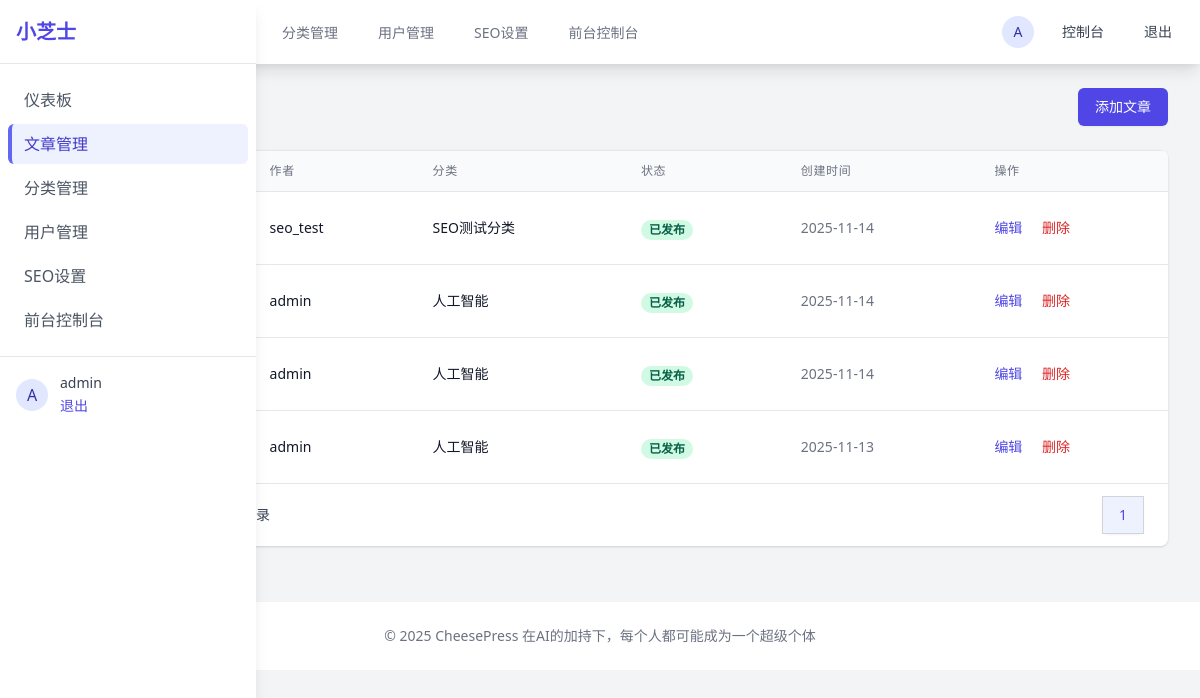
The page /admin/posts (signed in) on the database as committed earlier.
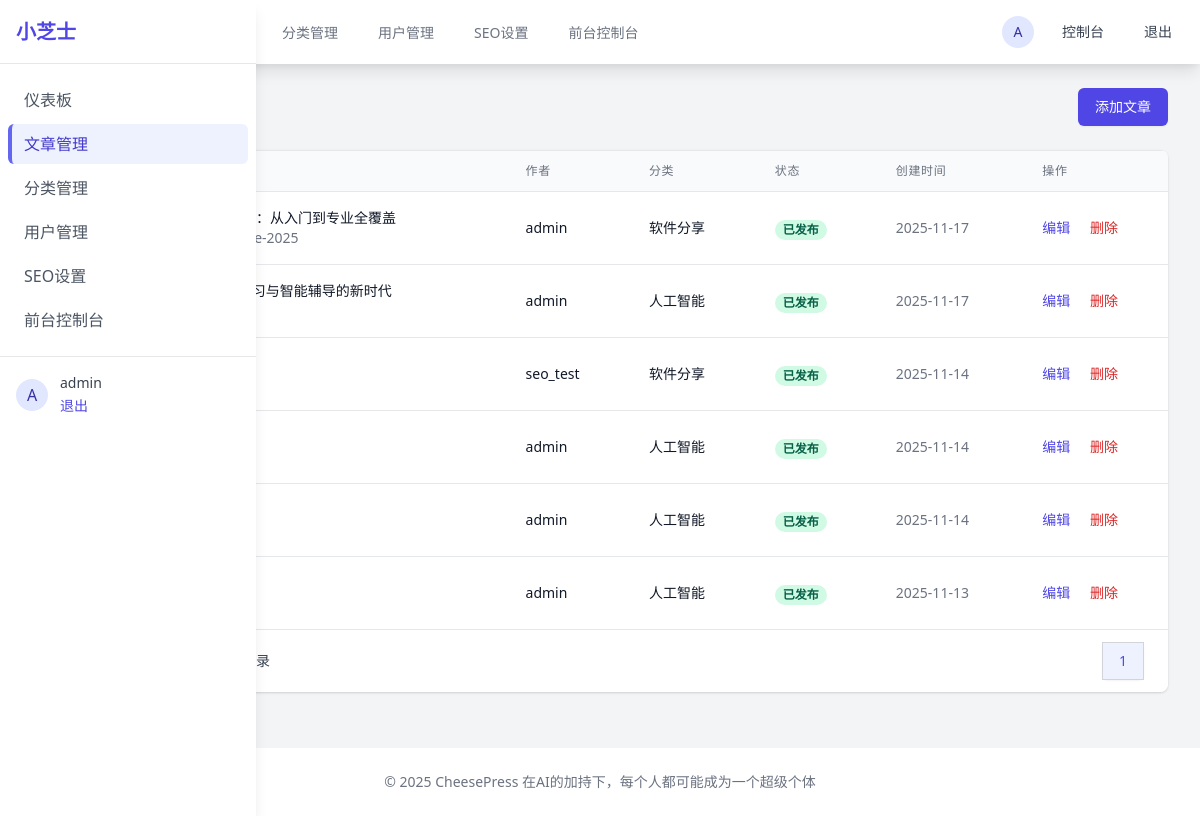
The same page on the database as committed later.
### app/models/__init__.py (models this page shows, shortened)
class Post(db.Model):
    __tablename__ = 'posts'
    id = db.Column(db.Integer, primary_key=True)
    title = db.Column(db.String(200), nullable=False)
    slug = db.Column(db.String(200), unique=True, nullable=False)
    content = db.Column(db.Text, nullable=False)
    excerpt = db.Column(db.Text, nullable=True)
    featured_image = db.Column(db.String(255), nullable=True)
    status = db.Column(db.String(20), default='draft')  # draft, published, archived
    view_count = db.Column(db.Integer, default=0)
    user_id = db.Column(db.Integer, db.ForeignKey('users.id'), nullable=False)
    category_id = db.Column(db.Integer, db.ForeignKey('categories.id'), nullable=True)
    published_at = db.Column(db.DateTime, nullable=True)
    created_at = db.Column(db.DateTime, default=datetime.utcnow)
    updated_at = db.Column(db.DateTime, default=datetime.utcnow, onupdate=datetime.utcnow)
    seo_title = db.Column(db.String(200), nullable=True)
    seo_description = db.Column(db.Text, nullable=True)
    seo_keywords = db.Column(db.Text, nullable=True)
    seo_og_image = db.Column(db.String(255), nullable=True)
    comments = db.relationship('Comment', backref='post', lazy=True)

class User(UserMixin, db.Model):
    __tablename__ = 'users'
    id = db.Column(db.Integer, primary_key=True)
    username = db.Column(db.String(80), unique=True, nullable=False)
    email = db.Column(db.String(120), unique=True, nullable=False)
    password_hash = db.Column(db.String(255), nullable=False)
    first_name = db.Column(db.String(50), nullable=True)
    last_name = db.Column(db.String(50), nullable=True)
    bio = db.Column(db.Text, nullable=True)
    avatar = db.Column(db.String(255), nullable=True)
    role = db.Column(db.String(20), default='user')  # user, editor, admin
    is_active = db.Column(db.Boolean, default=True)
    created_at = db.Column(db.DateTime, default=datetime.utcnow)
    updated_at = db.Column(db.DateTime, default=datetime.utcnow, onupdate=datetime.utcnow)
    posts = db.relationship('Post', backref='author', lazy=True, foreign_keys='Post.user_id')
    comments = db.relationship('Comment', backref='author', lazy=True, foreign_keys='Comment.user_id')

class Category(db.Model):
    __tablename__ = 'categories'
    id = db.Column(db.Integer, primary_key=True)
    name = db.Column(db.String(100), unique=True, nullable=False)
    slug = db.Column(db.String(100), unique=True, nullable=False)
    description = db.Column(db.Text, nullable=True)
    parent_id = db.Column(db.Integer, db.ForeignKey('categories.id'), nullable=True)
    created_at = db.Column(db.DateTime, default=datetime.utcnow)
    seo_title = db.Column(db.String(200), nullable=True)
    seo_description = db.Column(db.Text, nullable=True)
    seo_keywords = db.Column(db.Text, nullable=True)
    parent = db.relationship('Category', remote_side=[id], backref='subcategories')
    posts = db.relationship('Post', backref='category', lazy=True)

### app/admin/__init__.py (the view)
@bp.route('/posts')
def posts():
    page = request.args.get('page', 1, type=int)
    posts = Post.query.order_by(Post.created_at.desc()).paginate(
        page=page, per_page=10, error_out=False)
    return render_template('admin/posts/index.html', posts=posts)

### app/admin/__init__.py (called while the page is built)
@bp.before_request
@login_required
def check_admin():
    if current_user.role not in ['admin', 'editor']:
        flash('您没有权限访问管理后台', 'error')
        return redirect(url_for('main.index'))

### app/utils/seo.py (called while the page is built)
def get_seo_settings():
    return SeoSetting.query.first()

def register_seo_functions(app):
    @app.context_processor
    def inject_seo_functions():
        return dict(
            get_post_seo_data=get_post_seo_data,
            get_category_seo_data=get_category_seo_data,
            generate_meta_tags=generate_meta_tags
        )

### app/templates/admin/posts/index.html (shortened to what the changed rows need)
{% extends "admin/base.html" %}
{% block content %}
<div class="max-w-7xl mx-auto">
    <div class="md:flex md:items-center md:justify-between mb-6">
        <div class="flex-1 min-w-0">
            <h2 class="text-2xl font-bold leading-7 text-gray-900 sm:text-3xl sm:truncate">
            </h2>
        </div>
    </div>
    <div class="bg-white shadow overflow-hidden sm:rounded-lg">
        <div class="border-t border-gray-200">
            <div class="overflow-x-auto">
                <table class="min-w-full divide-y divide-gray-200">
                    <thead class="bg-gray-50">
                        <tr>
                            <th scope="col" class="px-6 py-3 text-left text-xs font-medium text-gray-500 uppercase tracking-wider">
                            </th>
                            <th scope="col" class="px-6 py-3 text-left text-xs font-medium text-gray-500 uppercase tracking-wider">
                                作者
                            </th>
                            <th scope="col" class="px-6 py-3 text-left text-xs font-medium text-gray-500 uppercase tracking-wider">
                                分类
                            </th>
                            <th scope="col" class="px-6 py-3 text-left text-xs font-medium text-gray-500 uppercase tracking-wider">
                                状态
                            </th>
                            <th scope="col" class="px-6 py-3 text-left text-xs font-medium text-gray-500 uppercase tracking-wider">
                                创建时间
                            </th>
                            <th scope="col" class="px-6 py-3 text-left text-xs font-medium text-gray-500 uppercase tracking-wider">
                                操作
                            </th>
                        </tr>
                    </thead>
                    <tbody class="bg-white divide-y divide-gray-200">
                        {% for post in posts.items %}
                        <tr>
                            <td class="px-6 py-4 whitespace-nowrap">
                                <div class="text-sm font-medium text-gray-900">
                                </div>
                                <div class="text-sm text-gray-500">
                                </div>
                            </td>
                            <td class="px-6 py-4 whitespace-nowrap">
                                <div class="text-sm text-gray-900">{{ post.author.username }}</div>
                            </td>
                            <td class="px-6 py-4 whitespace-nowrap">
                                <div class="text-sm text-gray-900">
                                    {{ post.category.name if post.category else '未分类' }}
                                </div>
                            </td>
                            <td class="px-6 py-4 whitespace-nowrap">
                                {% if post.status == 'published' %}
                                <span class="px-2 inline-flex text-xs leading-5 font-semibold rounded-full bg-green-100 text-green-800">
                                    已发布
                                </span>
                                {% elif post.status == 'draft' %}
                                <span class="px-2 inline-flex text-xs leading-5 font-semibold rounded-full bg-yellow-100 text-yellow-800">
                                    草稿
                                </span>
                                {% else %}
                                <span class="px-2 inline-flex text-xs leading-5 font-semibold rounded-full bg-gray-100 text-gray-800">
                                    已归档
                                </span>
                                {% endif %}
                            </td>
                            <td class="px-6 py-4 whitespace-nowrap text-sm text-gray-500">
                                {{ post.created_at.strftime('%Y-%m-%d') }}
                            </td>
                            <td class="px-6 py-4 whitespace-nowrap text-sm font-medium">
                                <a href="{{ url_for('admin.edit_post', id=post.id) }}" class="text-indigo-600 hover:text-indigo-900">
                                    编辑
                                </a>
                                <a href="#" onclick="if(confirm('确定要删除文章 {{ post.title }} 吗？')) { document.getElementById('delete-form-{{ post.id }}').submit(); }" class="ml-4 text-red-600 hover:text-red-900">
                                    删除
                                </a>
                            </td>
                        </tr>
                        {% endfor %}
                    </tbody>
                </table>
            </div>
            <div class="bg-white px-4 py-3 flex items-center justify-between border-t border-gray-200 sm:px-6">
                <div class="hidden sm:flex-1 sm:flex sm:items-center sm:justify-between">
                    <div>
                        <nav class="relative z-0 inline-flex rounded-md shadow-sm -space-x-px" aria-label="Pagination">
                            {% for page_num in posts.iter_pages() %}
                                {% if page_num %}
                                    {% if page_num != posts.page %}
                                    <a href="{{ url_for('admin.posts', page=page_num) }}" class="relative inline-flex items-center px-4 py-2 border border-gray-300 bg-white text-sm font-medium text-gray-700 hover:bg-gray-50">
                                        {{ page_num }}
                                    </a>
                                    {% else %}
                                    <span class="relative inline-flex items-center px-4 py-2 border border-gray-300 bg-indigo-50 text-sm font-medium text-indigo-600">
                                        {{ page_num }}
                                    </span>
                                    {% endif %}
                                {% else %}
                                <span class="relative inline-flex items-center px-4 py-2 border border-gray-300 bg-white text-sm font-medium text-gray-700">
                                    …
                                </span>
                                {% endif %}
                            {% endfor %}
                        </nav>
                    </div>
                </div>
            </div>
        </div>
    </div>
</div>
{% endblock %}

Rows that differ between the two databases and show on the page:
added Post: author.username "admin", category "软件分享", status "已发布", created_at "2025-11-17"
added Post: author.username "admin", category "人工智能", status "已发布", created_at "2025-11-17"
changed through a linked row, Post "seo_test": category "SEO测试分类" → "软件分享"
